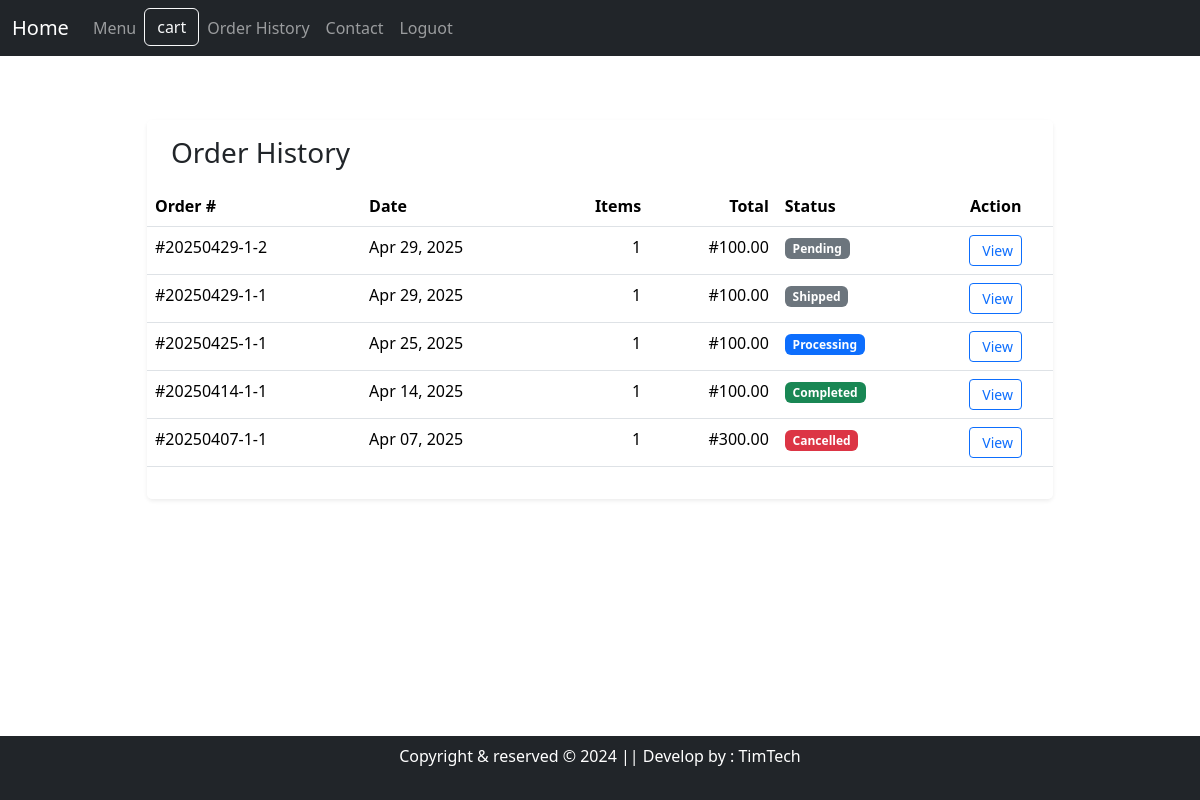
The app's page /order-history/ (signed in) with its own data.
### Fapp/models.py (models this page shows, shortened)
class Order(models.Model):
    STATUS_CHOICES = [
        ('pending', 'Pending'),
        ('processing', 'Processing'),
        ('shipped', 'Shipped'),
        ('completed', 'Completed'),
        ('cancelled', 'Cancelled'),
    ]
    PAYMENT_CHOICES = [
        ('credit_card', 'Credit Card'),
        ('paypal', 'PayPal'),
        ('bank_transfer', 'Bank Transfer'),
        ('cash_on_delivery', 'Cash on Delivery'),
    ]
    user = models.ForeignKey(settings.AUTH_USER_MODEL, on_delete=models.CASCADE)
    cart = models.ForeignKey(Cart, on_delete=models.PROTECT)
    order_number = models.CharField(max_length=20, unique=True)
    total_price = models.DecimalField(max_digits=10, decimal_places=2)
    shipping_address = models.TextField()
    billing_address = models.TextField()
    payment_method = models.CharField(max_length=20, choices=PAYMENT_CHOICES)
    status = models.CharField(max_length=20, choices=STATUS_CHOICES, default='pending')
    created_at = models.DateTimeField(auto_now_add=True)
    updated_at = models.DateTimeField(auto_now=True)
    class Meta:
        ordering = ['-created_at']

class Cart(models.Model):
    user = models.ForeignKey(settings.AUTH_USER_MODEL, on_delete=models.CASCADE, null=True, blank=True)
    session_key = models.CharField(max_length=40, null=True, blank=True)
    created_at = models.DateTimeField(auto_now_add=True)
    updated_at = models.DateTimeField(auto_now=True)

### Fapp/views.py (the view)
# urls.py: path('order-history/', views.order_history, name='order_history'),
@login_required
def order_history(request):
    orders = Order.objects.filter(user=request.user).order_by('-created_at')
    return render(request, 'order_history.html', {'orders': orders})

### Fapp/templates/order_history.html (shortened to what this page needs)
{% extends 'base.html' %}
{% load static %}
{% block content %}
<div class="container py-5">
    <div class="row">
        <div class="col-lg-10 mx-auto">
            <div class="card shadow-sm border-0">
                <div class="card-header bg-white border-bottom-0 py-3">
                    <h3 class="mb-0">Order History</h3>
                </div>
                {% if orders %}
                <div class="card-body p-0">
                    <div class="table-responsive">
                        <table class="table mb-0">
                            <thead class="bg-light">
                                <tr>
                                    <th>Order #</th>
                                    <th>Date</th>
                                    <th class="text-end">Items</th>
                                    <th class="text-end">Total</th>
                                    <th>Status</th>
                                    <th class="text-center">Action</th>
                                </tr>
                            </thead>
                            <tbody>
                                {% for order in orders %}
                                <tr>
                                    <td>#{{ order.order_number }}</td>
                                    <td>{{ order.created_at|date:"M d, Y" }}</td>
                                    <td class="text-end">{{ order.cart.items.count }}</td>
                                    <td class="text-end">#{{ order.total_price }}</td>
                                    <td>
                                        <span class="badge
                                            {% if order.status == 'completed' %}bg-success
                                            {% elif order.status == 'cancelled' %}bg-danger
                                            {% elif order.status == 'processing' %}bg-primary
                                            {% else %}bg-secondary{% endif %}">
                                            {{ order.get_status_display }}
                                        </span>
                                    </td>
                                    <td class="text-center">
                                        <a href="{% url 'order_confirmation' order.id %}" class="btn btn-sm btn-outline-primary">
                                            View
                                        </a>
                                    </td>
                                </tr>
                                {% endfor %}
                            </tbody>
                        </table>
                    </div>
                </div>
                <div class="card-footer bg-white border-top-0 py-3">
                </div>
                {% endif %}
            </div>
        </div>
    </div>
</div>
{% endblock %}

### records on screen
Order: order_number "20250429-1-2", created_at "Apr 29, 2025", cart.items.count "1", total_price "100.00", status "Pending"
Order: order_number "20250429-1-1", created_at "Apr 29, 2025", cart.items.count "1", total_price "100.00", status "Shipped"
Order: order_number "20250425-1-1", created_at "Apr 25, 2025", cart.items.count "1", total_price "100.00", status "Processing"
Order: order_number "20250414-1-1", created_at "Apr 14, 2025", cart.items.count "1", total_price "100.00", status "Completed"
Order: order_number "20250407-1-1", created_at "Apr 07, 2025", cart.items.count "1", total_price "300.00", status "Cancelled"
